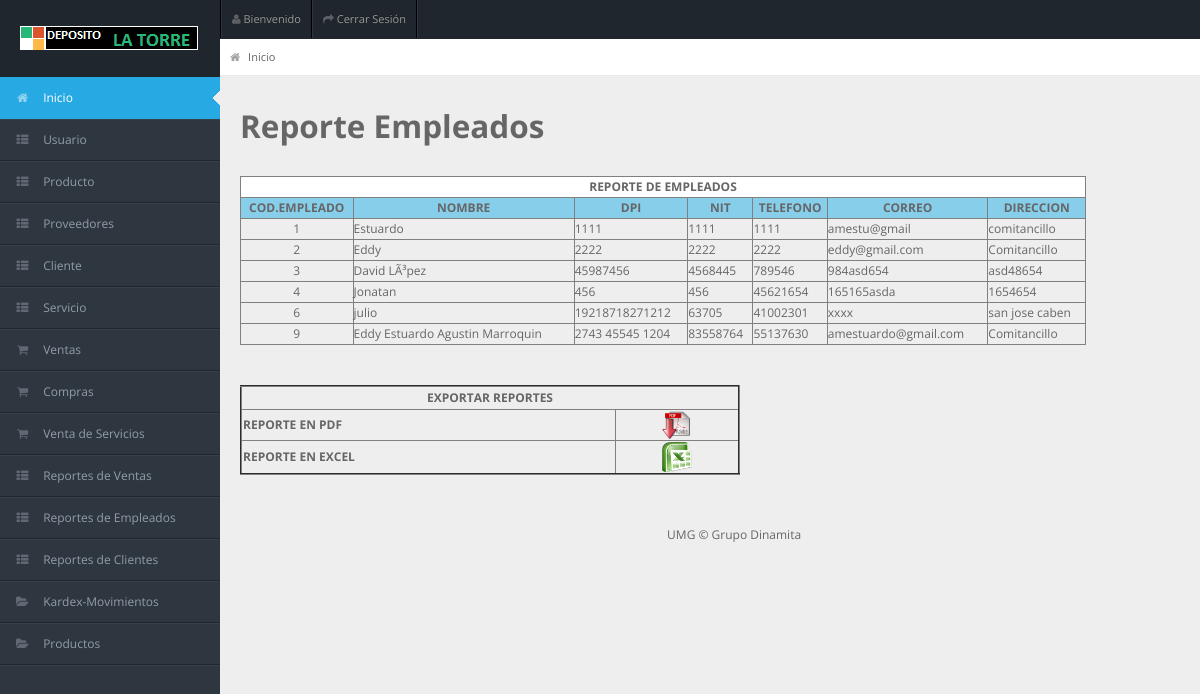
Page /empleado.php on the committed database.
### tables this page shows
CREATE TABLE `empleados` (
  `id_empleados` int(11) NOT NULL AUTO_INCREMENT,
  `nom_emple` varchar(45) NOT NULL,
  `sexo_emple` varchar(1) DEFAULT NULL,
  `dpi_emple` varchar(45) NOT NULL,
  `nit_emple` int(11) NOT NULL,
  `lice_emple` varchar(45) DEFAULT NULL,
  `tel_emple` varchar(45) DEFAULT NULL,
  `email_emple` varchar(45) DEFAULT NULL,
  `dir_emple` varchar(45) DEFAULT NULL,
  `fechaingres_emple` date DEFAULT NULL,
  `tipo_emple` int(11) DEFAULT NULL,
  `usuario_emple` varchar(45) NOT NULL,
  `pass_emple` varchar(45) NOT NULL,
  PRIMARY KEY (`id_empleados`)
);

### empleado.php (the view, shortened to what this page needs)
<!DOCTYPE html>
<html lang="en">
<head>
<link rel="stylesheet" href="css/bootstrap.min.css" />
<link rel="stylesheet" href="css/bootstrap-responsive.min.css" />
<link rel="stylesheet" href="css/fullcalendar.css" />
<link rel="stylesheet" href="css/matrix-style.css" />
<link rel="stylesheet" href="css/matrix-media.css" />
<link href="font-awesome/css/font-awesome.css" rel="stylesheet" />
<link rel="stylesheet" href="css/jquery.gritter.css" />
</head>
<body>
<div id="header">
  <h1><a href="dashboard.html">Antenas y Servicios</a></h1>
</div>
<div id="user-nav" class="navbar navbar-inverse">
  <ul class="nav">
    <li  class="dropdown" id="profile-messages" ><a title="" href="#" data-toggle="dropdown" data-target="#profile-messages" class="dropdown-toggle"><i class="icon icon-user"></i>  <span class="text">Bienvenido</span><b ></b></a>
    </li>
    <li class=""><a title="" href="index.php"><i class="icon icon-share-alt"></i> <span class="text">Cerrar Sesión</span></a></li>
  </ul>
</div>
<div id="sidebar"><a href="#" class="visible-phone"><i class="icon icon-home"></i>Menú</a>
  <ul>
    <li class="active"><a href="inicio.php"><i class="icon icon-home"></i> <span>Inicio</span></a> </li>
    <li class="submenu"> <a href="#"><i class="icon icon-th-list"></i> <span>Usuario</span> <span class="label label-important"></span></a>
    </li>
    <li class="submenu"> <a href="#"><i class="icon icon-th-list"></i> <span>Producto</span> <span class="label label-important"></span></a>
    </li>
    <li class="submenu"> <a href="#"><i class="icon icon-th-list"></i> <span>Proveedores</span> <span class="label label-important"></span></a>
    </li>
    <li class="submenu"> <a href="#"><i class="icon icon-th-list"></i> <span>Cliente</span> <span class="label label-important"></span></a>
    </li>
        <li class="submenu"> <a href="#"><i class="icon icon-th-list"></i> <span>Servicio</span> <span class="label label-important"></span></a>
    </li>
    <li class="submenu"> <a href="#"><i class="icon-shopping-cart"></i> <span>Ventas</span> <span class="label label-important"></span></a>
    </li>
  <li class="submenu"> <a href="#"><i class="icon-shopping-cart"></i> <span>Compras</span> <span class="label label-important"></span></a>
    </li>
            <li class="submenu"> <a href="#"><i class="icon-shopping-cart"></i> <span>Venta de Servicios</span> <span class="label label-important"></span></a>
    </li>
    <li class="submenu"> <a href="#"><i class="icon icon-th-list"></i> <span>Reportes de Ventas</span> <span class="label label-important"></span></a>
    </li>
    <li class="submenu"> <a href="#"><i class="icon icon-th-list"></i> <span>Reportes de Empleados </span> <span class="label label-important"></span></a>
    </li>
    <li class="submenu"> <a href="#"><i class="icon icon-th-list"></i> <span>Reportes de Clientes</span> <span class="label label-important"></span></a>
    </li>
     <li class="sumbmenu "><a href="movimientos.php"><i class="icon-folder-open"></i> <span>Kardex-Movimientos</span></a> </li>
  <li class="sumbmenu "><a href="productos.php"><i class="icon-folder-open"></i> <span>Productos</span></a> </li>
  </ul>
</div>
<div id="content">
  <div id="content-header">
    <div id="breadcrumb"> <a href="inicio.php" title="Go to Home" class="tip-bottom"><i class="icon-home"></i> Inicio</a></div>
  </div>
  <div class="container-fluid">
<br>
<h2> Reporte Empleados</h2>
<table width="90%" border="1" cellspacing="0" cellpadding="0">
  <tr>
    <td colspan="7" bgcolor="white"><CENTER><strong>REPORTE DE EMPLEADOS</strong></CENTER></td>
  </tr>
  <tr bgcolor="skyblue">
  <td><CENTER><strong>COD.EMPLEADO</strong></CENTER></td>
  <td><CENTER><strong>NOMBRE</strong></CENTER></td>
  <td><CENTER><strong>DPI</strong></CENTER></td>
	<td><CENTER><strong>NIT</strong></CENTER></td>
  <td><CENTER><strong>TELEFONO</strong></CENTER></td>
	<td><CENTER><strong>CORREO</strong></CENTER></td>
	<td><CENTER><strong>DIRECCION</strong></CENTER></td>
  </tr>
<?php
$sql=mysql_query("select id_empleados,nom_emple,dpi_emple,nit_emple,tel_emple,email_emple,dir_emple from empleados");
while($res=mysql_fetch_array($sql)){
?>
	<tr>
		<td><CENTER><?php echo $res['id_empleados']; ?></CENTER> </td>
		<td><?php echo $res['nom_emple']; ?> </td>
		<td><?php echo $res['dpi_emple']; ?> </td>
		<td><?php echo $res['nit_emple']; ?> </td>
		<td><?php echo $res['tel_emple']; ?> </td>
		<td><?php echo $res['email_emple']; ?> </td>
		<td><?php echo $res['dir_emple']; ?> </td>
	</tr>
<?php  } ?>
</table>
<br>
<table border="2" width="500" bgcolor="#00CCFF">
<tr>
<td align="center" colspan="2">
<strong>EXPORTAR REPORTES </strong>
</td>
<tr>
<td width="439"><strong>REPORTE EN PDF</strong></td>
<td width="145" align="center"><a href="ReportePdf_empleado.php"><img src="img/pdf.png" width="30" height="25"/></a></td>
</tr>
<tr>
<td><strong>REPORTE EN EXCEL</strong></td>
<td align="center"><a href="ReporteExcel_empleado.php"><img src="img/excel.png" width="30" height="25"/></a></td>
</tr>
</table>
<div class="row-fluid">
<br>
  <div id="footer" class="span12"> UMG &copy; Grupo Dinamita</div>
</div>
</body>
</html>

### css/matrix-style.css (style rules this page uses)
* { outline:none !important; -moz-outline: none !important; }
html, body { height:100% }
body { overflow-x: hidden; margin-top: -10px; font-family: 'Open Sans', sans-serif; font-size:12px; color:#666; }
a { color:#666; }
#footer { padding:10px; text-align:center; }
#header { height: 77px; position: relative; width: 100%; z-index: -9; }
#header h1 { background: url("../img/logo.png") no-repeat scroll 0 0 transparent; height: 31px; left: 20px; line-height: 600px; overflow: hidden; position: relative; top: 26px; width: 191px; }
#header h1 a { display: block; }
#user-nav { position: absolute; left: 220px; top:0px; z-index: 20; margin: 0; }
#user-nav > ul { margin: 0; padding: 0; list-style: none; border-right: 1px solid #2e363f;border-left: 1px solid #000; }
#user-nav > ul > li { float: left; list-style-type: none; margin: 0; position: relative; padding: 0; border-left: 1px solid #2e363f; border-right: 1px solid #000; }
#user-nav > ul > li > a { padding:9px 10px; display: block; font-size: 11px; }
#user-nav > ul > li > a > i, #sidebar li a i { opacity: .5; margin-top: 2px; }
#sidebar { display: block; float: left; position: relative; width: 220px; z-index: 16; }
#sidebar > ul { list-style: none; margin: 0px 0 0; padding: 0; position: absolute; width: 220px; }
#sidebar > ul > li { display: block; position: relative; }
#sidebar > ul > li > a { padding: 10px 0 10px 15px; display: block; color: #939da8; }
#sidebar > ul > li > a > i { margin-right: 10px; }
#sidebar > ul > li.active > a { background: url("../img/menu-active.png") no-repeat scroll right center transparent !important; text-decoration:none; }
#content { background: none repeat scroll 0 0 #eeeeee; margin-left: 220px; margin-right: 0; padding-bottom: 25px; position: relative; min-height:100%; width: auto; }
#content-header { position: abslute; width: 100%; margin-top: -38px; z-index: 20; }
#breadcrumb { background-color: #fff; border-bottom: 1px solid #e3ebed; }
#breadcrumb a { padding: 8px 20px 8px 10px; display: inline-block; background-image: url('../img/breadcrumb.png'); background-position: center right; background-repeat: no-repeat; font-size: 11px; color: #666666; }
#breadcrumb a:last-child { background-image:none; }
#breadcrumb a i { margin-right: 5px; opacity: .6; }
.stat-boxes .peity_bar_good, .stat-boxes .peity_line_good, { color: #459D1C; }

### css/matrix-media.css (style rules this page uses)
body { background:#2E363F; }
#header { background-color: #1f262d; margin-top:10px; }
#sidebar > ul { border-bottom: 1px solid #37414b }
#sidebar > ul > li { border-top: 1px solid #37414b; border-bottom: 1px solid #1f262d; }
#sidebar > ul > li.active { background-color: #27a9e3; border-bottom: 1px solid #27a9e3; border-top: 1px solid #27a9e3; }
#sidebar > ul > li.active a { color:#fff; text-decoration:none; }

### rows in the picture
empleados: id_empleados "1", nom_emple "Estuardo", dpi_emple "1111", nit_emple "1111", tel_emple "1111", email_emple "amestu@gmail", dir_emple "comitancillo"
empleados: id_empleados "2", nom_emple "Eddy", dpi_emple "2222", nit_emple "2222", tel_emple "2222", email_emple "eddy@gmail.com", dir_emple "Comitancillo"
empleados: id_empleados "3", nom_emple "David LÃ³pez", dpi_emple "45987456", nit_emple "4568445", tel_emple "789546", email_emple "984asd654", dir_emple "asd48654"
empleados: id_empleados "4", nom_emple "Jonatan", dpi_emple "456", nit_emple "456", tel_emple "45621654", email_emple "165165asda", dir_emple "1654654"
empleados: id_empleados "6", nom_emple "julio", dpi_emple "19218718271212", nit_emple "63705", tel_emple "41002301", email_emple "xxxx", dir_emple "san jose caben"
empleados: id_empleados "9", nom_emple "Eddy Estuardo Agustin Marroquin", dpi_emple "2743 45545 1204", nit_emple "83558764", tel_emple "55137630", email_emple "amestuardo@gmail.com", dir_emple "Comitancillo"
